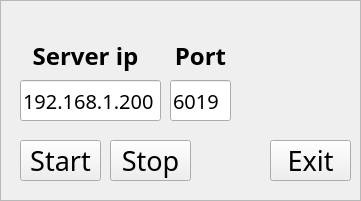
   <widget class="QFrame" name="frame_setting">
    <property name="geometry">
     <rect>
      <x>1060</x>
      <y>770</y>
      <width>361</width>
      <height>201</height>
     </rect>
    </property>
    <property name="font">
     <font>
      <family>黑体</family>
     </font>
    </property>
    <property name="styleSheet">
     <string notr="true">QFrame#frame_setting {
    border: 1px solid grey;
}</string>
    </property>
    <property name="frameShape">
     <enum>QFrame::StyledPanel</enum>
    </property>
    <property name="frameShadow">
     <enum>QFrame::Raised</enum>
    </property>
    <widget class="QPushButton" name="pushButton_start">
     <property name="geometry">
      <rect>
       <x>20</x>
       <y>140</y>
       <width>81</width>
       <height>41</height>
      </rect>
     </property>
     <property name="font">
      <font>
       <family>黑体</family>
       <pointsize>20</pointsize>
      </font>
     </property>
     <property name="text">
      <string>Start</string>
     </property>
    </widget>
    <widget class="QPushButton" name="pushButton_stop">
     <property name="geometry">
      <rect>
       <x>110</x>
       <y>140</y>
       <width>81</width>
       <height>41</height>
      </rect>
     </property>
     <property name="font">
      <font>
       <family>黑体</family>
       <pointsize>20</pointsize>
      </font>
     </property>
     <property name="text">
      <string>Stop</string>
     </property>
    </widget>
    <widget class="QPushButton" name="pushButton_exit">
     <property name="geometry">
      <rect>
       <x>270</x>
       <y>140</y>
       <width>81</width>
       <height>41</height>
      </rect>
     </property>
     <property name="font">
      <font>
       <family>黑体</family>
       <pointsize>20</pointsize>
      </font>
     </property>
     <property name="text">
      <string>Exit</string>
     </property>
    </widget>
    <widget class="QLineEdit" name="lineEdit_serverip">
     <property name="geometry">
      <rect>
       <x>20</x>
       <y>80</y>
       <width>141</width>
       <height>41</height>
      </rect>
     </property>
     <property name="font">
      <font>
       <family>黑体</family>
       <pointsize>15</pointsize>
      </font>
     </property>
     <property name="text">
      <string>192.168.1.200</string>
     </property>
    </widget>
    <widget class="QLineEdit" name="lineEdit_serverport">
     <property name="geometry">
      <rect>
       <x>170</x>
       <y>80</y>
       <width>61</width>
       <height>41</height>
      </rect>
     </property>
     <property name="font">
      <font>
       <family>黑体</family>
       <pointsize>15</pointsize>
      </font>
     </property>
     <property name="text">
      <string>6019</string>
     </property>
    </widget>
    <widget class="QLabel" name="label_serverip">
     <property name="geometry">
      <rect>
       <x>20</x>
       <y>30</y>
       <width>131</width>
       <height>51</height>
      </rect>
     </property>
     <property name="font">
      <font>
       <family>黑体</family>
       <pointsize>18</pointsize>
       <weight>75</weight>
       <bold>true</bold>
      </font>
     </property>
     <property name="styleSheet">
      <string notr="true">color: rgb(0, 0, 0)</string>
     </property>
     <property name="text">
      <string>Server ip</string>
     </property>
     <property name="alignment">
      <set>Qt::AlignCenter</set>
     </property>
    </widget>
    <widget class="QLabel" name="label_serverport">
     <property name="geometry">
      <rect>
       <x>170</x>
       <y>30</y>
       <width>61</width>
       <height>51</height>
      </rect>
     </property>
     <property name="font">
      <font>
       <family>黑体</family>
       <pointsize>18</pointsize>
       <weight>75</weight>
       <bold>true</bold>
      </font>
     </property>
     <property name="styleSheet">
      <string notr="true">color: rgb(0, 0, 0)</string>
     </property>
     <property name="text">
      <string>Port</string>
     </property>
     <property name="alignment">
      <set>Qt::AlignCenter</set>
     </property>
    </widget>
   </widget>
